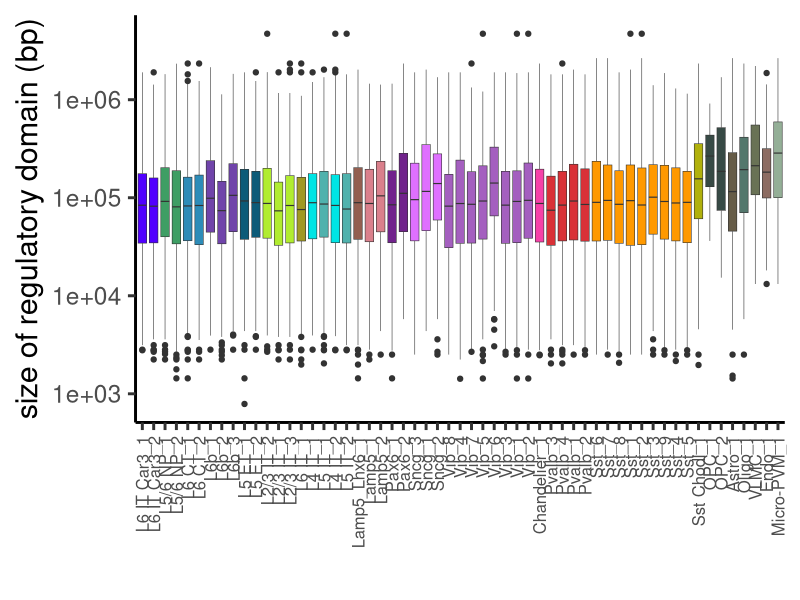
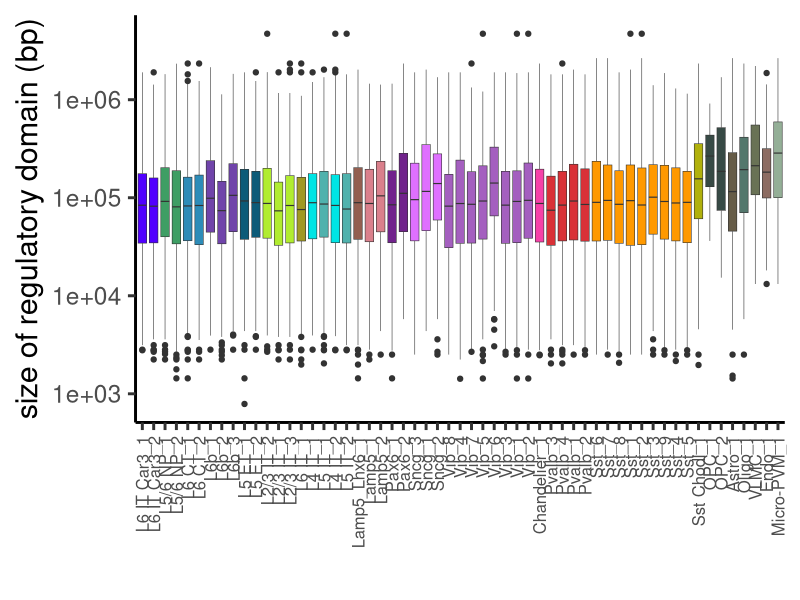

Source code (R) for these figures, in order: (Note: this script raises an error after producing the figures.)
library(tidyverse)
library(here)

# defaults ----
cluster_color_table <- read.table(here("data/HARs_hCONDELs_HAQERs", "colors_for_figure.txt"), sep="\t", header=FALSE)
cluster_colors <- cluster_color_table$V3
names(cluster_colors) <- cluster_color_table$V1
cluster_names <- cluster_color_table$V2
names(cluster_names) <- cluster_color_table$V1
font <- "Helvetica"
EN_color <- "#8B0000"
IN_color <- "#00008B"
NN_color <- "#006400"
ct_colors <- c("EN" = EN_color, "IN" = IN_color, "NN" = NN_color)
cluster_order_table <- read.table(here("data/HARs_hCONDELs_HAQERs", "cross_species_clusters_order.txt"), 
                            sep="\t", header=FALSE)
cluster_order_table <- merge(cluster_order_table, cluster_color_table, by.x="V2", by.y="V2")
cluster_order <- cluster_order_table$V1.y[order(cluster_order_table$V1.x)]
ct_info <- read.table(here("data/HARs_hCONDELs_HAQERs", "celltypeInfo.txt"), header=TRUE, sep="\t")
cell_types = read.table(here("data/HARs_hCONDELs_HAQERs", "cell_types.txt"), header = TRUE, sep = "\t")

# regulatory domain size of human DEGs (Fig. S16D) ----
regdom_by_ct = read.table(here("data/HARs_hCONDELs_HAQERs", "human_regdom_by_ct.txt"), 
                          sep = "\t", header = TRUE)
ggplot(regdom_by_ct %>%
         mutate(cell_type = factor(cell_type, levels=cluster_order)), 
       aes(x=cell_type, y=length, fill=cell_type)) + 
  geom_boxplot(size=0.2) + 
  scale_y_log10() + 
  theme_classic(base_size=22) + 
  scale_fill_manual(values = cluster_colors) + 
  scale_x_discrete(labels=cluster_names) +
  theme(axis.text.x = element_text(angle = 90, vjust = 0.5, hjust=1, size=12), 
        legend.position = "none", text = element_text(family = font)) + 
  labs(x="", y="size of regulatory domain (bp)")
ggsave("boxplot_human_DEGs_regdom.pdf")

# proportion of HARs/hCONDELs/HAQERs near human DEGs ----
# Fig. 6A
human_DEGs_HARs_hCONDELs = read.table(here("data/HARs_hCONDELs_HAQERs", "human_DEGs_HARs_hCONDELs.txt"), 
                          sep="\t", header=TRUE)
human_DEGs_HARs_hCONDELs <- merge(human_DEGs_HARs_hCONDELs, ct_info, by="cell_type") 
ggplot(human_DEGs_HARs_hCONDELs %>%
         mutate(prop_HARs_hCONDELs = as.numeric(prop_HARs_hCONDELs), 
                sig = ifelse(padj_genes_near_HARs_hCONDELs < 0.05 & 
                                padj_HARs_hCONDELs < 0.05, "*", NA)) %>%
         arrange(desc(prop_HARs_hCONDELs)) %>%
         mutate(cell_type = factor(cell_type, levels=cell_type)), 
       aes(x=cell_type, y=prop_HARs_hCONDELs, fill=cat)) + 
  geom_col() + 
  geom_text(aes(label=sig), vjust=0.2, size=6) +
  scale_fill_manual(values=ct_colors) +
  labs(x="", y=paste0("Proportion of ", species_name, " DEGs\nnear HARs or hCONDELs"), fill="") +
  theme_classic(base_size=22) + 
  scale_y_continuous(expand = c(0, 0), limits=c(0,0.46)) +
  scale_x_discrete(labels=cluster_names) +
  theme(axis.text.x = element_text(angle = 90, vjust = 0.5, hjust=1, size=12), 
        axis.title.y = element_text(size=20, margin = margin(t = 0, r = 10, b = 0, l = 0)), 
        text = element_text(family=font))
ggsave("barplot_human_DEGs_nearHARsorhCONDELs.pdf")

# Fig. S16A
ggplot(human_DEGs_HARs_hCONDELs %>%
         mutate(prop_HARs = as.numeric(prop_HARs), 
                sig = ifelse(padj_genes_near_HARs < 0.05 & 
                               padj_HARs < 0.05, "*", NA)) %>%
         arrange(desc(prop_HARs)) %>%
         mutate(cell_type = factor(cell_type, levels=cell_type)), 
       aes(x=cell_type, y=prop_HARs, fill=cell_type)) + 
  geom_col() + 
  geom_text(aes(label=sig), vjust=0.2, size=6) +
  scale_fill_manual(values=cluster_colors) +
  labs(x="", y=paste0("Proportion of ", species_name, "\nDEGs near HARs"), fill="") +
  theme_classic(base_size=22) + 
  scale_y_continuous(expand = c(0, 0), limits=c(0,0.46)) +
  scale_x_discrete(labels=cluster_names) +
  theme(axis.text.x = element_text(angle = 90, vjust = 0.5, hjust=1, size=12), 
        axis.title.y = element_text(size=20, margin = margin(t = 0, r = 10, b = 0, l = 0)), 
        text = element_text(family=font), legend.position="none")
ggsave("barplot_human_DEGs_nearHARs.pdf")

# Fig. S16B
ggplot(human_DEGs_HARs_hCONDELs %>%
         mutate(prop_hCONDELs = as.numeric(prop_hCONDELs), 
                sig = ifelse(padj_genes_near_hCONDELs < 0.05 & 
                               padj_hCONDELs < 0.05, "*", NA)) %>%
         arrange(desc(prop_hCONDELs)) %>%
         mutate(cell_type = factor(cell_type, levels=cell_type)), 
       aes(x=cell_type, y=prop_hCONDELs, fill=cell_type)) + 
  geom_col() + 
  geom_text(aes(label=sig), vjust=0.2, size=6) +
  scale_fill_manual(values=cluster_colors) +
  labs(x="", y=paste0("Proportion of ", species_name, "\nDEGs near hCONDELs"), fill="") +
  theme_classic(base_size=22) + 
  scale_y_continuous(expand = c(0, 0), limits=c(0,0.23)) +
  scale_x_discrete(labels=cluster_names) +
  theme(axis.text.x = element_text(angle = 90, vjust = 0.5, hjust=1, size=12), 
        axis.title.y = element_text(size=20, margin = margin(t = 0, r = 10, b = 0, l = 0)), 
        text = element_text(family=font), legend.position="none")
ggsave("barplot_human_DEGs_nearhCONDELs.pdf")

# Fig. S16C
human_DEGs_HAQERs = read.table(here("data/HARs_hCONDELs_HAQERs", "human_DEGs_HAQERs.txt"), 
            sep="\t", header = TRUE)
human_DEGs_HAQERs <- merge(human_DEGs_HAQERs, ct_info, by="cell_type")
ggplot(human_DEGs_HAQERs %>%
         mutate(prop_HAQERs = as.numeric(prop_HAQERs), 
                sig = ifelse(padj_genes_near_HAQERs < 0.05 & 
                               padj_HAQERs < 0.05, "*", NA)) %>%
         arrange(desc(prop_HAQERs)) %>%
         mutate(cell_type = factor(cell_type, levels=cell_type)),
       aes(x=cell_type, y=prop_HAQERs, fill=cell_type)) + 
  geom_col() + 
  geom_text(aes(label=sig), vjust=0.2, size=6) +
  scale_fill_manual(values=cluster_colors) +
  labs(x="", y=paste0("Proportion of ", species_name, "\nDEGs near HAQERs"), fill="") +
  theme_classic(base_size=22) + 
  scale_y_continuous(expand = c(0, 0), limits=c(0,0.23)) +
  scale_x_discrete(labels=cluster_names) +
  theme(axis.text.x = element_text(angle = 90, vjust = 0.5, hjust=1, size=12), 
        axis.title.y = element_text(size=20, margin = margin(t = 0, r = 10, b = 0, l = 0)), 
        text = element_text(family=font), legend.position = "none")
ggsave("barplot_human_DEGs_nearHAQERs.pdf")

# proportion of HARs/hCONDELs/HAQERs near DEGs between humans and chimps (Fig. S17) ----
hvc_DEGs_HARs_hCONDELs_HAQERs = read.table(here("data/HARs_hCONDELs_HAQERs", 
                                                "human_hvc_DEGs_HARs_hCONDELs_HAQERs.txt"), 
                                           sep = "\t", header = TRUE)
hvc_DEGs_HARs_hCONDELs_HAQERs <- merge(hvc_DEGs_HARs_hCONDELs_HAQERs, cell_types, by="cell_type")

# HARs
ggplot(hvc_DEGs_HARs_hCONDELs_HAQERs %>%
         mutate(prop_HARs = as.numeric(prop_HARs), 
                sig = ifelse(padj_genes_near_HARs < 0.05 & 
                               padj_HARs < 0.05, "*", NA)) %>%
         arrange(desc(prop_HARs)) %>%
         mutate(cell_type = factor(cell_type, levels=cell_type)), 
       aes(x=cell_type, y=prop_HARs, fill=cat)) + 
  geom_col() + 
  geom_text(aes(label=sig), vjust=0.2, size=6) +
  scale_fill_manual(values=ct_colors) +
  labs(x="", y=paste0("Proportion of ", species_name, "\nDEGs near HARs"), fill="") +
  theme_classic(base_size=22) + 
  scale_y_continuous(expand = c(0, 0), limits=c(0,0.24)) +
  scale_x_discrete(labels=cluster_names) +
  theme(axis.text.x = element_text(angle = 90, vjust = 0.5, hjust=1, size=12), 
        axis.title.y = element_text(size=20, margin = margin(t = 0, r = 10, b = 0, l = 0)), 
        text = element_text(family=font))
ggsave("barplot_hvc_DEGs_nearHARs.pdf")

# hCONDELs
ggplot(hvc_DEGs_HARs_hCONDELs_HAQERs %>%
         mutate(prop_hCONDELs = as.numeric(prop_hCONDELs), 
                sig = ifelse(padj_genes_near_hCONDELs < 0.05 & 
                               padj_hCONDELs < 0.05, "*", NA)) %>%
         arrange(desc(prop_hCONDELs)) %>%
         mutate(cell_type = factor(cell_type, levels=cell_type)), 
       aes(x=cell_type, y=prop_hCONDELs, fill=cat)) + 
  geom_col() + 
  geom_text(aes(label=sig), vjust=0.2, size=6) +
  scale_fill_manual(values=ct_colors) +
  labs(x="", y=paste0("Proportion of ", species_name, "\nDEGs near hCONDELs"), fill="") +
  theme_classic(base_size=22) + 
  scale_y_continuous(expand = c(0, 0), limits=c(0,0.14)) +
  scale_x_discrete(labels=cluster_names) +
  theme(axis.text.x = element_text(angle = 90, vjust = 0.5, hjust=1, size=12), 
        axis.title.y = element_text(size=20, margin = margin(t = 0, r = 10, b = 0, l = 0)), 
        text = element_text(family=font))
ggsave("barplot_hvc_DEGs_nearhCONDELs.pdf")

# HAQERs
ggplot(hvc_DEGs_HARs_hCONDELs_HAQERs %>%
         mutate(prop_HAQERs = as.numeric(prop_HAQERs), 
                sig = ifelse(padj_genes_near_HAQERs < 0.05 & 
                               padj_HAQERs < 0.05, "*", NA)) %>%
         arrange(desc(prop_HAQERs)) %>%
         mutate(cell_type = factor(cell_type, levels=cell_type)), 
       aes(x=cell_type, y=prop_HAQERs, fill=cat)) + 
  geom_col() + 
  geom_text(aes(label=sig), vjust=0.2, size=6) +
  scale_fill_manual(values=ct_colors) +
  labs(x="", y=paste0("Proportion of ", species_name, "\nDEGs near HAQERs"), fill="") +
  theme_classic(base_size=22) + 
  scale_y_continuous(expand = c(0, 0), limits=c(0,0.09)) +
  scale_x_discrete(labels=cluster_names) +
  theme(axis.text.x = element_text(angle = 90, vjust = 0.5, hjust=1, size=12), 
        axis.title.y = element_text(size=20, margin = margin(t = 0, r = 10, b = 0, l = 0)), 
        text = element_text(family=font))
ggsave("barplot_hvc_DEGs_nearHAQERs.pdf")

# HARs/hCONDELs near human, chimp, gorilla, and rhesus (Fig. S18) ----
merge_data = rbind(read.table(here("data/HARs_hCONDELs_HAQERs", "human_DEGs_HARs_hCONDELs.txt"), 
                              sep="\t", header=TRUE) %>% 
                     mutate(species="H"), 
                   read.table(here("data/HARs_hCONDELs_HAQERs", "chimp_DEGs_HARs_hCONDELs.txt"), 
                              sep="\t", header=TRUE) %>%
                     mutate(species="C"), 
                   read.table(here("data/HARs_hCONDELs_HAQERs", "gorilla_DEGs_HARs_hCONDELs.txt"), 
                              sep="\t", header=TRUE) %>%
                     mutate(species="G"), 
                   read.table(here("data/HARs_hCONDELs_HAQERs", "rhesus_DEGs_HARs_hCONDELs.txt"), 
                              sep="\t", header=TRUE) %>%
                     mutate(species="R")) %>% 
  select(species, cell_type, prop_HARs, prop_hCONDELs, prop_HARs_hCONDELs, 
         padj_genes_near_HARs, padj_genes_near_hCONDELs, 
         padj_genes_near_HARs_hCONDELs, padj_HARs, padj_hCONDELs, padj_HARs_hCONDELs) %>%
  mutate(cell_type = factor(cell_type, levels=cluster_order), 
         species = factor(species, levels=c("R", "G", "C", "H")))

num_sig <- data.frame(rbind(c("H", nrow(human_data[human_data$padj_genes_near_HARs_hCONDELs < 0.05 & 
                                                     human_data$padj_HARs_hCONDELs < 0.05, ]), 
                              nrow(human_data[human_data$padj_genes_near_HARs < 0.05 & 
                                                human_data$padj_HARs < 0.05, ]), 
                              nrow(human_data[human_data$padj_genes_near_hCONDELs < 0.05 & 
                                                human_data$padj_hCONDELs < 0.05, ])), 
                            c("C", nrow(chimp_data[chimp_data$padj_genes_near_HARs_hCONDELs < 0.05 & 
                                                     chimp_data$padj_HARs_hCONDELs < 0.05, ]), 
                              nrow(chimp_data[chimp_data$padj_genes_near_HARs < 0.05 & 
                                                chimp_data$padj_HARs < 0.05, ]), 
                              nrow(chimp_data[chimp_data$padj_genes_near_hCONDELs < 0.05 & 
                                                chimp_data$padj_hCONDELs < 0.05, ])),
                            c("G", nrow(gorilla_data[gorilla_data$padj_genes_near_HARs_hCONDELs < 0.05 & 
                                                       gorilla_data$padj_HARs_hCONDELs < 0.05, ]), 
                              nrow(gorilla_data[gorilla_data$padj_genes_near_HARs < 0.05 & 
                                                  gorilla_data$padj_HARs < 0.05, ]), 
                              nrow(gorilla_data[gorilla_data$padj_genes_near_hCONDELs < 0.05 & 
                                                  gorilla_data$padj_hCONDELs < 0.05, ])),
                            c("R", nrow(rhesus_data[rhesus_data$padj_genes_near_HARs_hCONDELs < 0.05 & 
                                                      rhesus_data$padj_HARs_hCONDELs < 0.05, ]), 
                              nrow(rhesus_data[rhesus_data$padj_genes_near_HARs < 0.05 & 
                                                 rhesus_data$padj_HARs < 0.05, ]), 
                              nrow(rhesus_data[rhesus_data$padj_genes_near_hCONDELs < 0.05 & 
                                                 rhesus_data$padj_hCONDELs < 0.05, ]))))
colnames(num_sig) <- c("species", "HARs_hCONDELs", "HARs", "hCONDELs")
num_sig$HARs_hCONDELs <- as.numeric(num_sig$HARs_hCONDELs)
num_sig$HARs <- as.numeric(num_sig$HARs)
num_sig$hCONDELs <- as.numeric(num_sig$hCONDELs)
num_sig$species <- factor(num_sig$species, levels = c("R", "G", "C", "H"))

# plot max p-value of two tests
# HARs and hCONDELs
merge_data$padj <- pmax(merge_data$padj_genes_near_HARs_hCONDELs, merge_data$padj_HARs_hCONDELs)
plot_HARs_and_hCONDELs <- 
  ggplot(merge_data %>%
           mutate(padj=-1*log10(padj)), 
         aes(x=cell_type, y=species, color=padj, size=prop_HARs_hCONDELs)) + 
  geom_point() + 
  scale_color_gradientn(colors = c("gray", "gray", "pink", "darkred"),
                        values = scales::rescale(c(0, 1.3, 1.31, 2, 16)), 
                        limits=c(0,16.1)) +
  scale_size_continuous(range = c(1, 5), limits=c(0,0.43)) +
  theme_bw(base_size=16) + 
  theme(axis.text.x = element_text(angle = 90, vjust = 0.5, hjust=1, size=12), 
        text = element_text(family = font)) +
  scale_x_discrete(labels=cluster_names) +
  labs(y="", x="", color="-log10(padj)", size="proportion")
ggsave(plot_HARs_and_hCONDELs, file="dotplot_HARs_hCONDELs.pdf")

ggplot(num_sig, aes(x=species, y=HARs_hCONDELs, fill=species)) + 
  geom_col() + 
  theme_pubr(base_size=16) + 
  scale_y_continuous(expand=c(0,0), position="right") + 
  labs(x="", y="Number of cell types enriched\nfor genes near HARs/hCONDELs") + 
  theme(legend.position = "none") + 
  scale_fill_manual(values=species_colors) + 
  coord_flip()
ggsave("barplot_num_sig_cell_types_HARs_hCONDELs.pdf")

prop = merge(merge_data %>% filter(species != "H") %>% 
               mutate(sig_other = if_else(padj < 0.05, 1, 0)) %>% 
               select(species, cell_type, prop_HARs_hCONDELs, sig_other) %>% 
               rename(prop = prop_HARs_hCONDELs, comp = species), 
             merge_data %>% mutate(sig = if_else(padj < 0.05, 1, 0)) %>% 
               filter(species == "H") %>% 
               select(cell_type, prop_HARs_hCONDELs, sig) %>% 
               rename(H = prop_HARs_hCONDELs), 
             by="cell_type") %>% 
  mutate(sig_join = if_else(sig == 0 & sig_other == 0, "not sig", 
                            if_else(sig == 1 & sig_other == 1, "both", 
                                    if_else(sig == 1, "H", "other")))) %>%
  select(cell_type, comp, H, prop, sig_join)
prop$comp <- factor(prop$comp, levels = c("C", "G", "R"))
ggplot(prop, aes(x=prop, y=H, color=sig_join)) + 
  geom_point() + 
  geom_abline(slope = 1, intercept = 0, color = "black", linetype = "dotted") +
  theme_pubr(base_size=16) +
  scale_x_continuous(expand=c(0,0), limits=c(0.09, 0.45)) + 
  scale_y_continuous(expand=c(0,0), limits = c(0.09, 0.45)) + 
  scale_color_manual(values = c("both" = "#ff0000", "H" = human_color, 
                                "C" = chimp_color, "G" = gorilla_color, 
                                "R" = rhesus_color, "not sig" = "#bbbbbb", 
                                "other" = "#000000")) +
  labs(x = "Proportion of DEGs near HARs/hCONDELs", 
       y = "Proportion of human DEGs\nnear HARs/hCONDELs", 
       color = "adj. pval < 0.05") +
  facet_wrap(~comp)
ggsave("scatterplot_HARs_hCONDELs.pdf")

# HARs
merge_data$padj <- pmax(merge_data$padj_genes_near_HARs, merge_data$padj_HARs)
plot_HARs <- 
  ggplot(merge_data %>%
           mutate(padj=-1*log10(padj)), 
         aes(x=cell_type, y=species, color=padj, size=prop_HARs)) + 
  geom_point() + 
  scale_color_gradientn(colors = c("gray", "gray", "pink", "darkred"),
                        values = scales::rescale(c(0, 1.3, 1.31, 2, 16)), 
                        limits=c(0,16.1)) +
  scale_size_continuous(range = c(1, 5), limits=c(0,0.43)) +
  theme_bw(base_size=16) + 
  theme(axis.text.x = element_text(angle = 90, vjust = 0.5, hjust=1, size=12), 
        text = element_text(family = font)) +
  scale_x_discrete(labels=cluster_names) +
  labs(y="", x="", color="-log10(padj)", size="proportion")
ggsave(plot_HARs, file="dotplot_HARs.pdf")

ggplot(num_sig, aes(x=species, y=HARs, fill=species)) + 
  geom_col() + 
  theme_pubr(base_size=16) + 
  scale_y_continuous(expand=c(0,0), position="right") + 
  labs(x="", y="Number of cell types enriched\nfor genes near HARs") + 
  theme(legend.position = "none") + 
  scale_fill_manual(values=species_colors) + 
  coord_flip()
ggsave("barplot_num_sig_cell_types_HARs.pdf")

# hCONDELs 
merge_data$padj <- pmax(merge_data$padj_genes_near_hCONDELs, merge_data$padj_hCONDELs)
plot_hCONDELs <- 
  ggplot(merge_data %>%
           mutate(padj=-1*log10(padj)), 
         aes(x=cell_type, y=species, color=padj, size=prop_hCONDELs)) + 
  geom_point() + 
  scale_color_gradientn(colors = c("gray", "gray", "pink", "darkred"),
                        values = scales::rescale(c(0, 1.3, 1.31, 2, 16)), 
                        limits=c(0,16.1)) +
  scale_size_continuous(range = c(1, 5), limits=c(0,0.43)) +
  theme_bw(base_size=16) + 
  theme(axis.text.x = element_text(angle = 90, vjust = 0.5, hjust=1, size=12), 
        text = element_text(family = font)) +
  scale_x_discrete(labels=cluster_names) +
  labs(y="", x="", color="-log10(padj)", size="proportion")
ggsave(plot_hCONDELs, file="dotplot_hCONDELs.pdf")

ggplot(num_sig, aes(x=species, y=hCONDELs, fill=species)) + 
  geom_col() + 
  theme_pubr(base_size=16) + 
  scale_y_continuous(expand=c(0,0), position="right") + 
  labs(x="", y="Number of cell types enriched\nfor genes near hCONDELs") + 
  theme(legend.position = "none") + 
  scale_fill_manual(values=species_colors) + 
  coord_flip()
ggsave("barplot_num_sig_cell_types_hCONDELs.pdf")

# Enrichment of hDEGs (near HARs/hCONDELs) in SynGO (Fig. 6B) ----
SynGO_data <- read.table(here("data/HARs_hCONDELs_HAQERs", "SynGO_hDEGs_HARs_hCONDELs.txt"), 
                         header=TRUE, sep="\t") %>%
  select(gene_group, OR_hDEG_enrich, padj_hDEG_enrich, OR_hDEG_near_HAR_hCONDEL_enrich, 
         padj_hDEG_near_HAR_hCONDEL_enrich)

cats_to_plot <- c("SynGO", "trans-synaptic signaling", "synapse assembly", 
                  "presynaptic membrane", "postsynaptic membrane", "metabolism", 
                  "transport")
names(cats_to_plot) <- c("SynGO", "SynGO-L3-BP-trans-synaptic signaling", 
                         "SynGO-L3-BP-synapse assembly", 
                         "SynGO-L3-CC-presynaptic membrane", 
                         "SynGO-L3-CC-postsynaptic membrane", 
                         "SynGO-L2-BP-metabolism", "SynGO-L2-BP-transport")
SynGO_data.sub <- SynGO_data[SynGO_data$gene_group %in% names(cats_to_plot), ]
SynGO_data.sub <- rbind(SynGO_data.sub %>% 
                          select(gene_group, OR_hDEG_enrich, padj_hDEG_enrich) %>%
                          rename(OR = OR_hDEG_enrich, 
                                 padj = padj_hDEG_enrich) %>%
                          mutate(stat = "hDEG_enrich"), 
                        SynGO_data.sub %>% 
                          select(gene_group, OR_hDEG_near_HAR_hCONDEL_enrich, 
                                 padj_hDEG_near_HAR_hCONDEL_enrich) %>%
                          rename(OR = OR_hDEG_near_HAR_hCONDEL_enrich, 
                                 padj = padj_hDEG_near_HAR_hCONDEL_enrich) %>%
                          mutate(stat = "hDEG_near_HAR_hCONDEL_enrich")) %>%
  mutate(padj = -1*log10(padj), 
         gene_group = factor(gene_group, levels=rev(names(cats_to_plot))))

ggplot(SynGO_data.sub, aes(x=stat, y=gene_group, color=padj, size=OR)) + 
  geom_point() + 
  scale_color_gradientn(colors = c("gray", "gray", "pink", "darkred"), 
                        values = scales::rescale(c(0, 1.3, 1.31, 1.32, 5, 16))) +
  scale_size_continuous(range = c(1, 9)) +
  theme_bw(base_size=16) + 
  scale_y_discrete(labels=cats_to_plot) + 
  scale_x_discrete(labels=c("hDEG_enrich" = "hDEGs", 
                            "hDEG_near_HAR_hCONDEL_enrich" = "hDEGs near\nHAR/hCONDEL")) +
  labs(y="", x="", color="-log10(padj)")
ggsave("dotplot_SynGO_enrichments.pdf")
